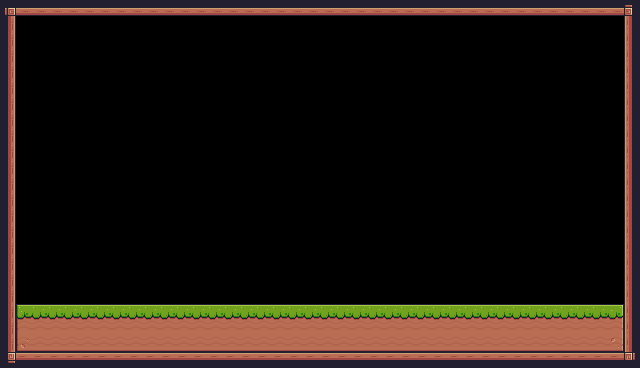

A level layout from a 2D game, rendered from its tile map. Below: a short description, then the map file with its tile-grid data intact:
An orthogonal 40x23 tile map with 16x16 px tiles, 1 tile layer (Background).

<map version="1.10" tiledversion="1.10.2" orientation="orthogonal" renderorder="right-down" width="40" height="23" tilewidth="16" tileheight="16" infinite="0" nextlayerid="2" nextobjectid="1">
 <tileset firstgid="1" source="Pixel Adventure.tsx" />
 <layer id="1" name="Background" width="40" height="23">
  <data encoding="csv">
92,134,134,134,134,134,134,134,134,134,134,134,134,134,134,134,134,134,134,134,134,134,134,134,134,134,134,134,134,134,134,134,134,134,134,134,134,134,134,93,
113,0,0,0,0,0,0,0,0,0,0,0,0,0,0,0,0,0,0,0,0,0,0,0,0,0,0,0,0,0,0,0,0,0,0,0,0,0,0,111,
113,0,0,0,0,0,0,0,0,0,0,0,0,0,0,0,0,0,0,0,0,0,0,0,0,0,0,0,0,0,0,0,0,0,0,0,0,0,0,111,
113,0,0,0,0,0,0,0,0,0,0,0,0,0,0,0,0,0,0,0,0,0,0,0,0,0,0,0,0,0,0,0,0,0,0,0,0,0,0,111,
113,0,0,0,0,0,0,0,0,0,0,0,0,0,0,0,0,0,0,0,0,0,0,0,0,0,0,0,0,0,0,0,0,0,0,0,0,0,0,111,
113,0,0,0,0,0,0,0,0,0,0,0,0,0,0,0,0,0,0,0,0,0,0,0,0,0,0,0,0,0,0,0,0,0,0,0,0,0,0,111,
113,0,0,0,0,0,0,0,0,0,0,0,0,0,0,0,0,0,0,0,0,0,0,0,0,0,0,0,0,0,0,0,0,0,0,0,0,0,0,111,
113,0,0,0,0,0,0,0,0,0,0,0,0,0,0,0,0,0,0,0,0,0,0,0,0,0,0,0,0,0,0,0,0,0,0,0,0,0,0,111,
113,0,0,0,0,0,0,0,0,0,0,0,0,0,0,0,0,0,0,0,0,0,0,0,0,0,0,0,0,0,0,0,0,0,0,0,0,0,0,111,
113,0,0,0,0,0,0,0,0,0,0,0,0,0,0,0,0,0,0,0,0,0,0,0,0,0,0,0,0,0,0,0,0,0,0,0,0,0,0,111,
113,0,0,0,0,0,0,0,0,0,0,0,0,0,0,0,0,0,0,0,0,0,0,0,0,0,0,0,0,0,0,0,0,0,0,0,0,0,0,111,
113,0,0,0,0,0,0,0,0,0,0,0,0,0,0,0,0,0,0,0,0,0,0,0,0,0,0,0,0,0,0,0,0,0,0,0,0,0,0,111,
113,0,0,0,0,0,0,0,0,0,0,0,0,0,0,0,0,0,0,0,0,0,0,0,0,0,0,0,0,0,0,0,0,0,0,0,0,0,0,111,
113,0,0,0,0,0,0,0,0,0,0,0,0,0,0,0,0,0,0,0,0,0,0,0,0,0,0,0,0,0,0,0,0,0,0,0,0,0,0,111,
113,0,0,0,0,0,0,0,0,0,0,0,0,0,0,0,0,0,0,0,0,0,0,0,0,0,0,0,0,0,0,0,0,0,0,0,0,0,0,111,
113,0,0,0,0,0,0,0,0,0,0,0,0,0,0,0,0,0,0,0,0,0,0,0,0,0,0,0,0,0,0,0,0,0,0,0,0,0,0,111,
113,0,0,0,0,0,0,0,0,0,0,0,0,0,0,0,0,0,0,0,0,0,0,0,0,0,0,0,0,0,0,0,0,0,0,0,0,0,0,111,
113,0,0,0,0,0,0,0,0,0,0,0,0,0,0,0,0,0,0,0,0,0,0,0,0,0,0,0,0,0,0,0,0,0,0,0,0,0,0,111,
113,0,0,0,0,0,0,0,0,0,0,0,0,0,0,0,0,0,0,0,0,0,0,0,0,0,0,0,0,0,0,0,0,0,0,0,0,0,0,111,
113,7,8,8,8,8,8,8,8,8,8,8,8,8,8,8,8,8,8,8,8,8,8,8,8,8,8,8,8,8,8,8,8,8,8,8,8,8,9,111,
113,29,30,30,30,30,30,30,30,30,30,30,30,30,30,30,30,30,30,30,30,30,30,30,30,30,30,30,30,30,30,30,30,30,30,30,30,30,31,111,
113,51,52,52,52,52,52,52,52,52,52,52,52,52,52,52,52,52,52,52,52,52,52,52,52,52,52,52,52,52,52,52,52,52,52,52,52,52,53,111,
114,90,90,90,90,90,90,90,90,90,90,90,90,90,90,90,90,90,90,90,90,90,90,90,90,90,90,90,90,90,90,90,90,90,90,90,90,90,90,115
</data>
 </layer>
</map>
